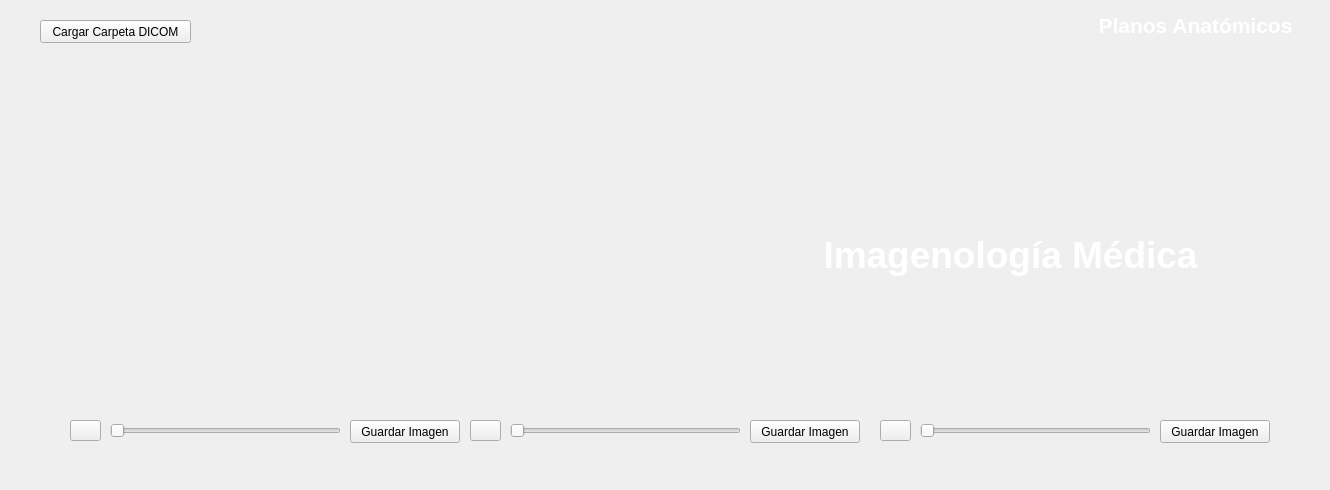
    <widget class="QWidget" name="PlanosAnatomicos">
     <attribute name="icon">
      <iconset>
       <normaloff>Imagenes y Simbolos/radiografia (1).png</normaloff>Imagenes y Simbolos/radiografia (1).png</iconset>
     </attribute>
     <attribute name="title">
      <string>Imagenes del estudio DICOM</string>
     </attribute>
     <widget class="QSlider" name="barridoSagital">
      <property name="geometry">
       <rect>
        <x>920</x>
        <y>420</y>
        <width>231</width>
        <height>22</height>
       </rect>
      </property>
      <property name="orientation">
       <enum>Qt::Horizontal</enum>
      </property>
     </widget>
     <widget class="QSlider" name="barridoCoronal">
      <property name="geometry">
       <rect>
        <x>510</x>
        <y>420</y>
        <width>231</width>
        <height>22</height>
       </rect>
      </property>
      <property name="value">
       <number>0</number>
      </property>
      <property name="sliderPosition">
       <number>0</number>
      </property>
      <property name="orientation">
       <enum>Qt::Horizontal</enum>
      </property>
     </widget>
     <widget class="QWidget" name="espacio_grafico_1" native="true">
      <property name="geometry">
       <rect>
        <x>40</x>
        <y>70</y>
        <width>1251</width>
        <height>351</height>
       </rect>
      </property>
      <widget class="QLabel" name="label">
       <property name="geometry">
        <rect>
         <x>770</x>
         <y>160</y>
         <width>401</width>
         <height>51</height>
        </rect>
       </property>
       <property name="text">
        <string>&lt;html&gt;&lt;head/&gt;&lt;body&gt;&lt;p align=&quot;center&quot;&gt;&lt;span style=&quot; font-size:28pt; font-weight:600; color:#ffffff;&quot;&gt;Imagenología Médica&lt;/span&gt;&lt;/p&gt;&lt;/body&gt;&lt;/html&gt;</string>
       </property>
      </widget>
     </widget>
     <widget class="QPushButton" name="botonCargarDicom">
      <property name="geometry">
       <rect>
        <x>40</x>
        <y>20</y>
        <width>151</width>
        <height>23</height>
       </rect>
      </property>
      <property name="text">
       <string>Cargar Carpeta DICOM</string>
      </property>
      <property name="icon">
       <iconset>
        <normaloff>Imagenes y Simbolos/simbolo_cargar_archivo.png</normaloff>Imagenes y Simbolos/simbolo_cargar_archivo.png</iconset>
      </property>
     </widget>
     <widget class="QPushButton" name="botonRotarAxial">
      <property name="geometry">
       <rect>
        <x>70</x>
        <y>420</y>
        <width>31</width>
        <height>21</height>
       </rect>
      </property>
      <property name="text">
       <string/>
      </property>
      <property name="icon">
       <iconset>
        <normaloff>Imagenes y Simbolos/simbolo_rotar_90.png</normaloff>Imagenes y Simbolos/simbolo_rotar_90.png</iconset>
      </property>
     </widget>
     <widget class="QSlider" name="barridoAxial">
      <property name="geometry">
       <rect>
        <x>110</x>
        <y>420</y>
        <width>231</width>
        <height>22</height>
       </rect>
      </property>
      <property name="orientation">
       <enum>Qt::Horizontal</enum>
      </property>
     </widget>
     <widget class="QPushButton" name="botonRotarCoronal">
      <property name="geometry">
       <rect>
        <x>470</x>
        <y>420</y>
        <width>31</width>
        <height>21</height>
       </rect>
      </property>
      <property name="text">
       <string/>
      </property>
      <property name="icon">
       <iconset>
        <normaloff>Imagenes y Simbolos/simbolo_rotar_90.png</normaloff>Imagenes y Simbolos/simbolo_rotar_90.png</iconset>
      </property>
     </widget>
     <widget class="QPushButton" name="botonRotarSagital">
      <property name="geometry">
       <rect>
        <x>880</x>
        <y>420</y>
        <width>31</width>
        <height>21</height>
       </rect>
      </property>
      <property name="text">
       <string/>
      </property>
      <property name="icon">
       <iconset>
        <normaloff>Imagenes y Simbolos/simbolo_rotar_90.png</normaloff>Imagenes y Simbolos/simbolo_rotar_90.png</iconset>
      </property>
     </widget>
     <widget class="QPushButton" name="guardar_1">
      <property name="geometry">
       <rect>
        <x>350</x>
        <y>420</y>
        <width>110</width>
        <height>23</height>
       </rect>
      </property>
      <property name="text">
       <string>Guardar Imagen</string>
      </property>
      <property name="icon">
       <iconset>
        <normaloff>Imagenes y Simbolos/guardar.png</normaloff>Imagenes y Simbolos/guardar.png</iconset>
      </property>
     </widget>
     <widget class="QPushButton" name="guardar_2">
      <property name="geometry">
       <rect>
        <x>750</x>
        <y>420</y>
        <width>110</width>
        <height>23</height>
       </rect>
      </property>
      <property name="text">
       <string>Guardar Imagen</string>
      </property>
      <property name="icon">
       <iconset>
        <normaloff>Imagenes y Simbolos/guardar.png</normaloff>Imagenes y Simbolos/guardar.png</iconset>
      </property>
     </widget>
     <widget class="QPushButton" name="guardar_3">
      <property name="geometry">
       <rect>
        <x>1160</x>
        <y>420</y>
        <width>110</width>
        <height>23</height>
       </rect>
      </property>
      <property name="text">
       <string>Guardar Imagen</string>
      </property>
      <property name="icon">
       <iconset>
        <normaloff>Imagenes y Simbolos/guardar.png</normaloff>Imagenes y Simbolos/guardar.png</iconset>
      </property>
     </widget>
     <widget class="QLabel" name="label_12">
      <property name="geometry">
       <rect>
        <x>1090</x>
        <y>10</y>
        <width>211</width>
        <height>31</height>
       </rect>
      </property>
      <property name="text">
       <string>&lt;html&gt;&lt;head/&gt;&lt;body&gt;&lt;p align=&quot;center&quot;&gt;&lt;span style=&quot; font-size:16pt; font-weight:600; color:#ffffff;&quot;&gt;Planos Anatómicos&lt;/span&gt;&lt;/p&gt;&lt;/body&gt;&lt;/html&gt;</string>
      </property>
     </widget>
     <widget class="QLabel" name="label_28">
      <property name="geometry">
       <rect>
        <x>0</x>
        <y>0</y>
        <width>1321</width>
        <height>481</height>
       </rect>
      </property>
      <property name="text">
       <string/>
      </property>
      <property name="pixmap">
       <pixmap>Imagenes y Simbolos/imagen_1.jpg</pixmap>
      </property>
      <property name="scaledContents">
       <bool>true</bool>
      </property>
     </widget>
     <zorder>label_28</zorder>
     <zorder>barridoSagital</zorder>
     <zorder>barridoCoronal</zorder>
     <zorder>espacio_grafico_1</zorder>
     <zorder>botonRotarAxial</zorder>
     <zorder>barridoAxial</zorder>
     <zorder>botonRotarCoronal</zorder>
     <zorder>botonRotarSagital</zorder>
     <zorder>guardar_1</zorder>
     <zorder>guardar_2</zorder>
     <zorder>guardar_3</zorder>
     <zorder>label_12</zorder>
     <zorder>botonCargarDicom</zorder>
    </widget>
